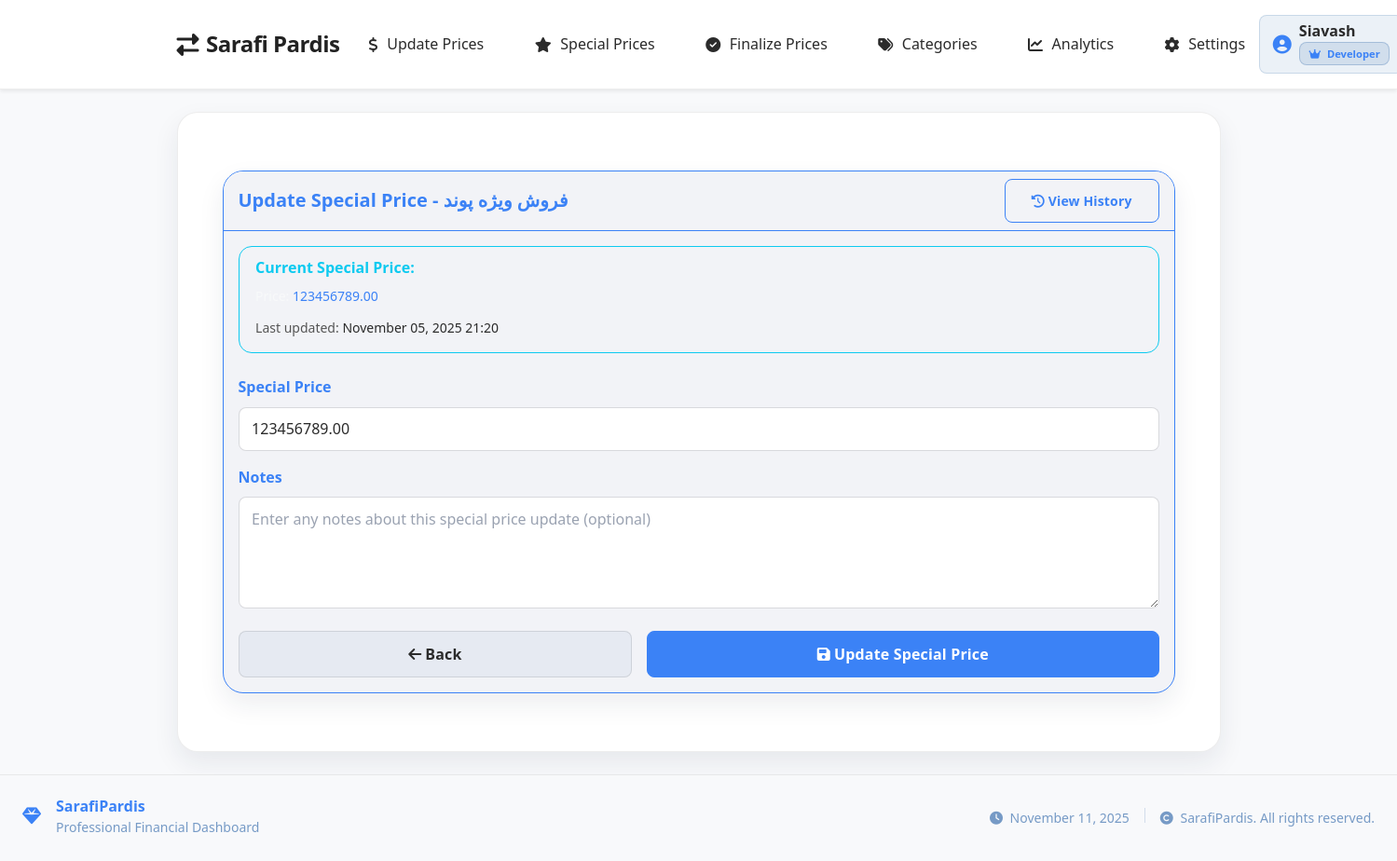
/special-prices/update/1/ (signed in), run on the app's committed database.
### accounts/models.py (models this page shows, shortened)
class CustomUser(AbstractBaseUser, PermissionsMixin):
    ROLE_MANAGEMENT = 'management'
    ROLE_EMPLOYEE = 'employee'
    ROLE_DEVELOPER = 'developer'
    ROLE_CHOICES = (
        (ROLE_MANAGEMENT, 'Management'),
        (ROLE_EMPLOYEE, 'Employee'),
        (ROLE_DEVELOPER, 'Developer'),
    )
    username = models.CharField(max_length=150, unique=True)
    full_name = models.CharField(max_length=255, blank=True)
    role = models.CharField(max_length=20, choices=ROLE_CHOICES, default=ROLE_EMPLOYEE)
    is_active = models.BooleanField(default=True)
    is_staff = models.BooleanField(default=False)
    date_joined = models.DateTimeField(default=timezone.now)
    objects = CustomUserManager()
    USERNAME_FIELD = 'username'
    REQUIRED_FIELDS = []
    class Meta:
        verbose_name = 'user'
        verbose_name_plural = 'users'
    def get_full_name(self):
        return self.full_name or self.username

### special_price/models.py (models this page shows, shortened)
class SpecialPriceType(models.Model):
    name = models.CharField(max_length=100, unique=True)
    slug = models.SlugField(max_length=120, blank=True, unique=True)
    source_currency = models.ForeignKey(Currency, on_delete=models.PROTECT, related_name='special_price_types_source')
    target_currency = models.ForeignKey(Currency, on_delete=models.PROTECT, related_name='special_price_types_target')
    TRADE_CHOICES = (
        ('buy', 'Buy'),
        ('sell', 'Sell'),
    )
    trade_type = models.CharField(max_length=10, choices=TRADE_CHOICES)
    description = models.TextField(blank=True, null=True)
    created_at = models.DateTimeField(auto_now_add=True)
    updated_at = models.DateTimeField(auto_now=True)
    class Meta:
        verbose_name = "Special Price Type"
        verbose_name_plural = "Special Price Types"
        ordering = ['name']

class SpecialPriceHistory(models.Model):
    special_price_type = models.ForeignKey(SpecialPriceType, on_delete=models.CASCADE, related_name='special_price_histories')
    price = models.DecimalField(max_digits=20, decimal_places=2, validators=[MinValueValidator(0)])
    created_at = models.DateTimeField(auto_now_add=True)
    updated_at = models.DateTimeField(auto_now=True)
    notes = models.TextField(blank=True, null=True)
    class Meta:
        verbose_name = "Special Price History"
        verbose_name_plural = "Special Price Histories"
        ordering = ['-created_at']

### special_price/views.py (the view)
# urls.py: path('update/<int:special_price_type_id>/', views.update_special_price, name='update_price'),
def update_special_price(request, special_price_type_id):
    special_price_type = get_object_or_404(SpecialPriceType, id=special_price_type_id)
    latest_price = SpecialPriceHistory.objects.filter(special_price_type=special_price_type).first()
    if request.method == 'POST':
        form = SpecialPriceUpdateForm(request.POST)
        if form.is_valid():
            price_history = form.save(commit=False)
            price_history.special_price_type = special_price_type
            price_history.save()
            messages.success(request, f'Special price updated successfully for {special_price_type.name}')
            return redirect('special_price:dashboard')
    else:
        initial_data = {}
        if latest_price:
            initial_data = {
                'price': latest_price.price
            }
        form = SpecialPriceUpdateForm(initial=initial_data)
    context = {
        'form': form,
        'special_price_type': special_price_type,
        'latest_price': latest_price
    }
    return render(request, 'special_price/update_special_price.html', context)

### special_price/forms.py
class SpecialPriceUpdateForm(forms.ModelForm):
    class Meta:
        model = SpecialPriceHistory
        fields = ['price', 'notes']
        widgets = {
            'price': forms.NumberInput(attrs={
                'class': 'form-control theme-input',
                'placeholder': 'Enter special price',
                'step': '0.01',
                'min': '0'
            }),
            'notes': forms.Textarea(attrs={
                'class': 'form-control theme-input',
                'rows': 3,
                'placeholder': 'Enter any notes about this special price update (optional)'
            })
        }

### category/context_processors.py (called while the page is built)
def categories_processor(request):
    return {
        'categories': Category.objects.prefetch_related('price_types').all()
    }

### special_price/templates/special_price/update_special_price.html (shortened to what this page needs)
{% extends "base.html" %}
{% load special_price_tags %}
{% block content %}
<div class="container py-4">
    <div class="card bg-dark border-gold">
        <div class="card-header bg-dark border-bottom-gold">
            <div class="d-flex justify-content-between align-items-center">
                <h5 class="mb-0 text-gold">Update Special Price - {{ special_price_type.name }}</h5>
                <a href="{% url 'special_price:price_history' special_price_type.id %}"
                   class="btn btn-sm btn-outline-gold">
                    <i class="fas fa-history me-1"></i>View History
                </a>
            </div>
        </div>
        <div class="card-body">
            {% if latest_price %}
            <div class="alert bg-dark border-info text-light mb-4">
                <h6 class="text-info mb-2">Current Special Price:</h6>
                <div class="row">
                    <div class="col-12">
                        <small>Price: <span class="text-gold">{{ latest_price.price }}</span></small>
                    </div>
                </div>
                <div class="mt-2">
                    <small class="text-muted">
                        Last updated:
                        <span>{{ latest_price.updated_at|date:"F d, Y H:i" }}</span>
                    </small>
                </div>
            </div>
            {% endif %}
            <form method="post">
                <div class="row g-3">
                    <div class="col-12">
                        <label class="form-label text-gold">Special Price</label>
                        {{ form.price }}
                    </div>
                    <div class="col-12">
                        <label class="form-label text-gold">Notes</label>
                        {{ form.notes }}
                    </div>
                </div>
                <div class="d-flex justify-content-between gap-3 mt-4">
                    <a href="{% url 'special_price:dashboard' %}" class="btn btn-secondary-gold flex-grow-1">
                        <i class="fas fa-arrow-left me-1"></i>Back
                    </a>
                    <button type="submit" class="btn btn-gold flex-grow-1">
                        <i class="fas fa-save me-1"></i>Update Special Price
                    </button>
                </div>
            </form>
        </div>
    </div>
</div>
{% endblock %}

### templates/partials/navbar.html (shortened to what this page needs)
<nav class="navbar navbar-expand-lg sticky-top shadow-sm" id="mainNavbar">
        <div class="container ps-0 d-flex align-items-center">
            <a class="navbar-brand fw-bold d-flex align-items-center" href="{% url 'dashboard:home' %}">
                <i class="fas fa-exchange-alt me-2"></i>
                Sarafi Pardis
            </a>
            <div class="collapse navbar-collapse flex-grow-1" id="mainNavbarContent">
                <ul class="navbar-nav mx-auto mb-2 mb-lg-0">
                                          <li class="nav-item">
                          <a class="nav-link" href="{% url 'change_price:dashboard' %}">
                              <i class="fas fa-dollar-sign me-1"></i>
                              Update Prices
                          </a>
                      </li>
                      <li class="nav-item">
                          <a class="nav-link" href="{% url 'special_price:dashboard' %}">
                              <i class="fas fa-star me-1"></i>
                              Special Prices
                          </a>
                      </li>
                      <li class="nav-item">
                          <a class="nav-link" href="{% url 'finalize:dashboard' %}">
                              <i class="fas fa-check-circle me-1"></i>
                              Finalize Prices
                          </a>
                      </li>
                      <li class="nav-item">
                          <a class="nav-link" href="{% url 'category:category_dashboard' %}">
                              <i class="fas fa-tags me-1"></i>
                              Categories
                          </a>
                      </li>
                    <li class="nav-item">
                        <a class="nav-link" href="#">
                            <i class="fas fa-chart-line me-1"></i>
                            Analytics
                        </a>
                    </li>
                    <li class="nav-item">
                        <a class="nav-link" href="{% url 'setting:settings' %}">
                            <i class="fas fa-cog me-1"></i>
                            Settings
                        </a>
                    </li>
                </ul>
                <ul class="navbar-nav user-section align-items-center">
                    {% if user.is_authenticated %}
                        <li class="nav-item">
                            <div class="user-info d-flex align-items-center">
                                <i class="fas fa-user-circle me-2 fs-5" style="color: var(--color-accent);"></i>
                                <div class="text-start">
                                    <div class="fw-semibold lh-1">
                                        {% if user.get_full_name %}
                                            {{ user.get_full_name }}
                                        {% else %}
                                            {{ user.username }}
                                        {% endif %}
                                    </div>
                                    <div class="small text-muted mt-1">
                                        <span class="badge user-role-badge">
                                            <i class="fas fa-crown me-1"></i>
                                            {{ user.role|capfirst }}
                                        </span>
                                    </div>
                                </div>
                            </div>
                        </li>
                    {% endif %}
                </ul>
            </div>
        </div>
    </nav>

### data on the page
CustomUser: get_full_name "Siavash", role "Developer"
SpecialPriceType: name "فروش ویژه پوند"
SpecialPriceHistory: price "123456789.00", updated_at "November 05, 2025 21:20"
